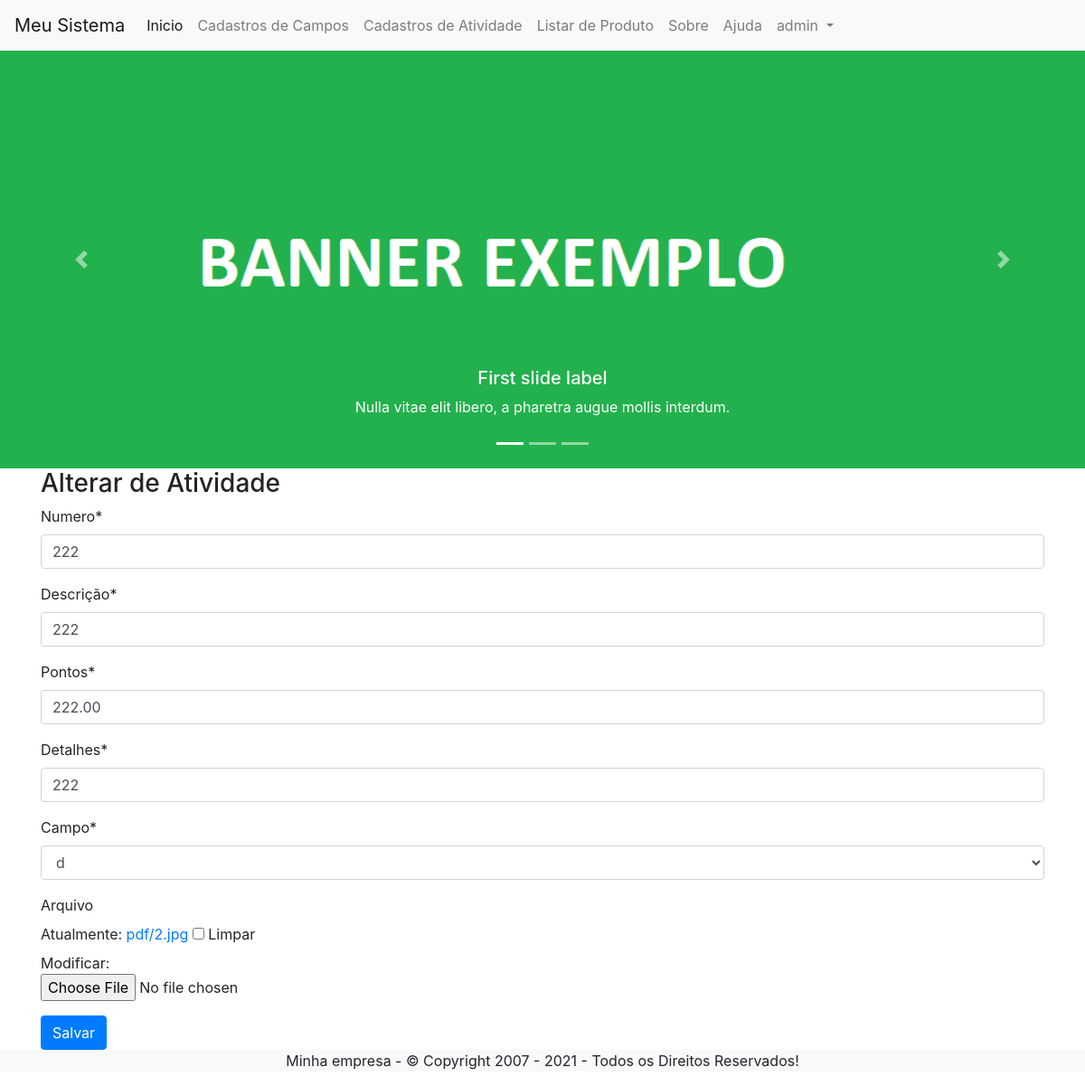
The page /editar/atividade/27/ (signed in) on the database its author committed.
### cadastros/models.py (models this page shows, shortened)
class Atividade(models.Model):
    usuario = models.ForeignKey(User, on_delete=models.PROTECT)
    numero = models.IntegerField()
    descricao = models.CharField('descrição', max_length=100)
    pontos = models.DecimalField(decimal_places=2, max_digits=8)
    detalhes = models.CharField('detalhes', max_length=100)
    campo = models.ForeignKey('Campo', on_delete=models.PROTECT)
    arquivo = models.FileField(upload_to='pdf/', null=True, blank=True, default=None)

### cadastros/views.py (the view)
# urls.py: path('editar/atividade/<int:pk>/', AtividadeUpdate.as_view(), name='editar-atividade'),
class AtividadeUpdate(LoginRequiredMixin, UpdateView):
    login_url = reverse_lazy('login')
    model = Atividade
    fields = ['numero', 'descricao', 'pontos', 'detalhes', 'campo', 'arquivo']
    template_name = 'cadastros/form-upload.html'
    success_url = reverse_lazy('listar-atividade')
    def get_context_data(self, *args, **kwargs):
        context = super().get_context_data(*args, **kwargs)
        context['titulo'] = 'Alterar de Atividade'
        context['botao'] = 'Salvar'
        context['icone'] = '<i class="fa fa-check" aria-hidden="true"></i>'
        return context
    def get_object(self, queryset=None):
        self.object = get_object_or_404(Atividade,pk=self.kwargs['pk'], usuario=self.request.user)
        return self.object

### cadastros/models.py (called while the page is built)
    def __str__(self):
        return self.nome

### cadastros/templates/cadastros/form-upload.html (shortened to what this page needs)
{% extends 'modelo.html' %}
{% load static %}
{% load crispy_forms_tags %}
{% block conteudo %}
    <h3>{{ titulo }}</h3>
    <form action="" method="POST" enctype="multipart/form-data">
        {{ form|crispy }}
        <button type="submit" class="btn btn-primary">{{ botao }}
        </button>
    </form>
{% endblock %}

### paginas/templates/modelo.html (shortened to what this page needs)
{% load static %}
<!DOCTYPE html>
<html lang="pt-br">
<head>
    <link rel="stylesheet" href="{% static 'css/bootstrap.min.css' %}">
    <link rel="stylesheet" type="text/css" href="https://cdn.datatables.net/v/bs4/dt-1.11.3/datatables.min.css"/>
</head>
<body>
    {% block menu %}
    <nav class="navbar navbar-expand-lg navbar-light bg-light">
        <a class="navbar-brand" href="{% url 'index' %}">Meu Sistema</a>
        <div class="collapse navbar-collapse" id="navbarNavDropdown">
          <ul class="navbar-nav">
            <li class="nav-item active">
              <a class="nav-link" href="{% url 'index' %}">Inicio <span class="sr-only">(current)</span></a>
            </li>
            <li class="nav-item">
              <a class="nav-link" href="{% url 'listar-campo' %}">Cadastros de Campos</a>
            </li>
            <li class="nav-item">
              <a class="nav-link" href="{% url 'listar-atividade' %}">Cadastros de Atividade</a>
            </li>
            <li class="nav-item">
              <a class="nav-link" href="{% url 'listar-produto' %}">Listar de Produto</a>
            </li>
            <li class="nav-item">
              <a class="nav-link" href="{% url 'sobre' %}">Sobre</a>
            </li>
            <li class="nav-item">
              <a class="nav-link" href="#">Ajuda</a>
            </li>
            {% if request.user.is_authenticated %}
            <li class="nav-item dropdown">
              <a class="nav-link dropdown-toggle" href="#" id="navbarDropdownMenuLink" data-toggle="dropdown" aria-haspopup="true" aria-expanded="false">
                {{ request.user }}
              </a>
            </li>
            {% endif %}
          </ul>
        </div>
      </nav>
    {% endblock %}
    {% block banner_topo %}
    <div class="bd-example">
      <div id="carouselExampleCaptions" class="carousel slide" data-ride="carousel">
        <ol class="carousel-indicators">
          <li data-target="#carouselExampleCaptions" data-slide-to="0" class="active"></li>
          <li data-target="#carouselExampleCaptions" data-slide-to="1"></li>
          <li data-target="#carouselExampleCaptions" data-slide-to="2"></li>
        </ol>
        <div class="carousel-inner">
          <div class="carousel-item active">
            <img src="{% static 'img/banner.png' %}" class="d-block w-100" alt="...">
            <div class="carousel-caption d-none d-md-block">
              <h5>First slide label</h5>
              <p>Nulla vitae elit libero, a pharetra augue mollis interdum.</p>
            </div>
          </div>
        </div>
        <a class="carousel-control-prev" href="#carouselExampleCaptions" role="button" data-slide="prev">
          <span class="carousel-control-prev-icon" aria-hidden="true"></span>
        </a>
        <a class="carousel-control-next" href="#carouselExampleCaptions" role="button" data-slide="next">
          <span class="carousel-control-next-icon" aria-hidden="true"></span>
        </a>
      </div>
    </div>
    {% endblock %}
    <div class="container">
        {% block conteudo %}{% endblock %}
    </div>
    {% block rodape %}
        <div class="bg-light">
           <p align="center">Minha empresa - © Copyright 2007 - 2021 - Todos os Direitos Reservados!</p>
        </div>
    {% endblock %}
</body>
</html>

### rows shown on the page
Atividade: numero "222", descricao "222", pontos "222.00", detalhes "222", campo "d"

### other values the page prints
{{ request.user }} "admin"
{{ titulo }} "Alterar de Atividade"
{{ botao }} "Salvar"
